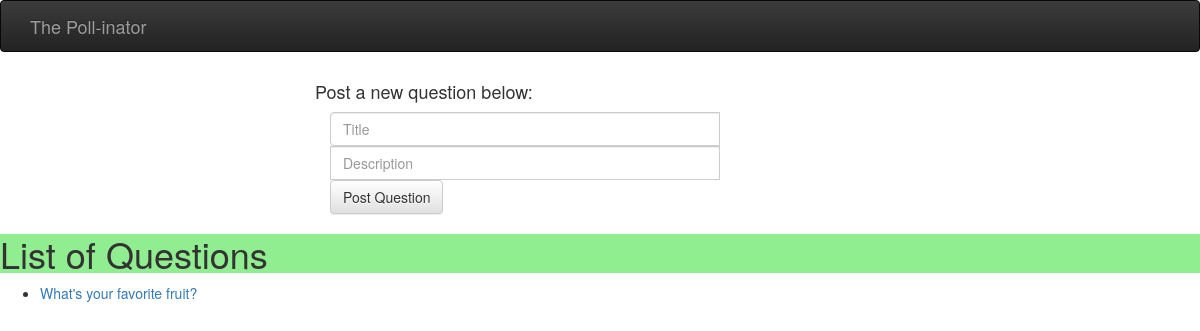
The page /polls/ on the database as committed earlier.
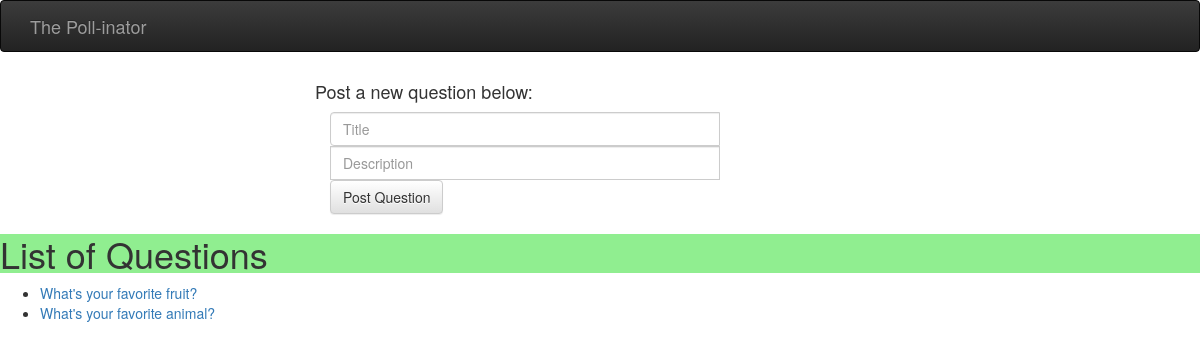
The same page on the database as committed later.
### polls/models.py (models this page shows, shortened)
class Question(models.Model):
	question_text = models.CharField(max_length=200, unique=True)
	num_votes = models.IntegerField(default=0)

### polls/views.py (the view)
# urls.py: url(r'^polls/$', views.index, name='index'),
def index(request):
	question_list = Question.objects.all()
	template = loader.get_template('polls/index.html')
	context = {
		'question_list': question_list,
	}
	return HttpResponse(template.render(context, request))

### polls/templates/polls/index.html (shortened to what this page needs)
{% load static %}
<link rel="stylesheet" href="https://maxcdn.bootstrapcdn.com/bootstrap/3.3.7/css/bootstrap.min.css">
<link rel="stylesheet" href="https://maxcdn.bootstrapcdn.com/bootstrap/3.3.7/css/bootstrap-theme.min.css">
<link rel="stylesheet" type="text/css" href="{% static 'polls/style.css' %}">
<div>
	<nav class="navbar navbar-inverse header-nav">
		<div class="container">
			<a class="navbar-brand" href="mainPage.html">The Poll-inator</a>
			<div class="collapse navbar-collapse" id="navbar">
			</div>
		</div>
	</nav>
	<form action="/create_question/" method="POST" id="question-form">
		<div class="container">
			<div class="content col-sm-offset-3">
				<div class="questions">
					<div class="questionForm question">
						<h4>Post a new question below:</h4>
						<div class="col-lg-8">
							<div class="input-group">
								<input type="text" class="form-control" placeholder="Title" id = "questionTitle">
								<input type="text" class="form-control" placeholder="Description" id = "questionDescription">
								<span>
								<button class="btn btn-default" type="submit" id = "askButton">Post Question</button>
								</span>
							</div>
						</div>
					</div>
				</div>
			</div>
		</div>
	</form>
</div>
<h1>List of Questions</h1>
{% if question_list %}
	<ul>
	{% for question in question_list %}
		<li><a href="/polls/{{ question.id }}/">{{ question.question_text }}</a></li>
	{% endfor %}
	</ul>
{% else %}
	<p>No polls are available.</p>
{% endif %}

### polls/static/polls/style.css (style rules this page uses)
h1 { background-color: lightgreen; }

Rows that differ between the two databases and show on the page:
added Question: question_text "What's your favorite animal?"
